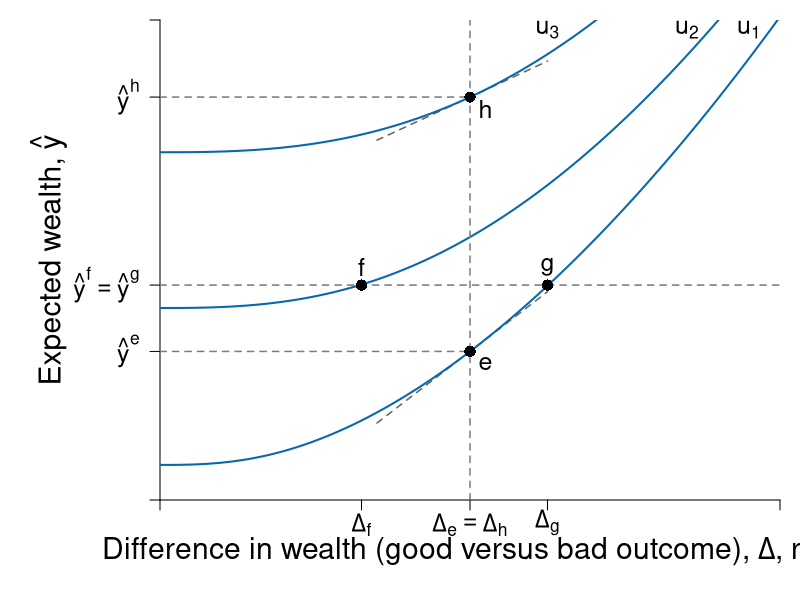

Generate this figure with R:
#' Graph Designer: Scott Cohn
#' Authors: Bowles and Halliday
#' Title: Coordination, Conflict and Competition: A Text in Microeconomics

# TODO Add points and labels 
# TODO Add tangets at points

library("shape")

pdf(file = "risk/risk_averse_dara_c.pdf", width = 9, height = 7)

# Set parameters for graphics
axislabelsize <- 1.8
labelsize <- 1.5
namesize <- 1.8
annotatesize <- 1.5
graphlinewidth <- 2
segmentlinewidth <- 1.5

COL <- c("#7fc97f", "#beaed4", "#fdc086", "#ffff99", "#386cb0", "#f0027f", "#bf5b17", "#666666")
COLA <- c("#e0f3db", "#99d8c9","#66c2a4","#41ae76", "#238b45", "#005824")
COLB <- c("#c6dbef", "#4eb3d3", "#2b8cbe", "#0868ac","#084081")
COLC <- c("#fcfbfd", "#efedf5", "#dadaeb", "#bcbddc", "#9e9ac8", "#807dba", "#6a51a3", "#54278f", "#3f007d")
grays <- gray.colors(25, start = 1, end = 0, alpha = 1)

a <- c(2, 4, 6)
par(mar =  c(5, 8, 1, 1))
xlims <- c(0, 10)
ylims <- c(0, 40)


u <- function(y, delta, a = 3.5, b = 0.1, c = 2){
  y^a - b * delta^c
}

indiff <- function(u, delta, a = 1.5, b = 0.5, c = 4){
  (u + b * delta^c )^(1/a)
}

slopeA <- function(g, slope1 = 0.25, slope2 = 0.08){
  slope1 + 2*slope2*g
}

indiffA2 <- function(g, intercept = 7.8, slope1 = 0.25, slope2 = 0.055){
  intercept  + slope1*g + slope2*g^2
}

slopeA2 <- function(g, slope1 = 0.25, slope2 = 0.055){
  slope1 + 2*slope2*g
}


slopeA3 <- function(g, slope1 = 0.25, slope2 = 0.01){
  slope1 + 2*slope2*g
}

tangentline <- function(b, m, x){
  m*x + b
}

#Plot command 
plot(0, 0, xlim = xlims, ylim = ylims, 
     type = "n",
     xlab = expression(paste("")),
     ylab = expression(paste("")), 
     axes = FALSE,
     cex.lab = axislabelsize, 
     bty = "n", 
     xaxs = "i", 
     yaxs = "i"
)

y1 <- indiff(5, 0.5*xlims[2], c = 2.7)
y2 <- indiff(64, 0.5*xlims[2], c = 2.7) - 4
y3 <- indiff(156, 0.5*xlims[2], c = 2.7)

ticksx <- c(0, 0.325*xlims[2], 0.5*xlims[2], 0.625*xlims[2], xlims[2])
xlabels <- c(NA, expression(paste(Delta[f])), expression(paste(Delta[e] == Delta[h])), expression(paste(Delta[g])), NA)
ticksy <- c(0, y1, y2, y3, ylims[2])
ylabels <- c(NA, expression(paste(hat(y)^{e})), expression(paste(hat(y)^{f} == hat(y)^{g})), expression(paste(hat(y)^{h})), NA)

axis(1, at = ticksx, pos = 0, labels = xlabels, cex.axis = labelsize)
axis(2, at = ticksy, pos = 0, labels = ylabels, las = 1, cex.axis = labelsize)

#Axis labels and draw linear utility function
mtext(expression(paste("Difference in wealth (good versus bad outcome), ", Delta, ", risk")), side = 1, line = 2.5, cex = axislabelsize)
text(-1.8, 0.5*ylims[2], expression(paste("Expected wealth, ", hat(y))), xpd = TRUE, cex = axislabelsize, srt = 90) 

npts <- 500 
xx1 <- seq(xlims[1], xlims[2], length.out = npts)
xx2 <- seq(0.5*xlims[2] - 1.5, 0.5*xlims[2] + 1.25, length.out = npts)

# tangent lines
lines(xx2, tangentline(x = xx2, m = 3.97626, b = -7.500294), col = grays[22], lwd = segmentlinewidth, lty = 2)
lines(xx2, tangentline(x = xx2, m = 2.39591, b = 21.5975), col = grays[22], lwd = segmentlinewidth, lty = 2)

# util curves
for (u in c(5, 64, 156) ) {
  lines(xx1, indiff(u, xx1, c = 2.7), col = COLB[4], lwd = graphlinewidth, lty = 1)  
}

# vertical delta segment
segments(0.5*xlims[2], 0, 0.5*xlims[2], ylims[2], col = grays[20], lwd = segmentlinewidth, lty = 2)

# horizontal segments
segments(0, y1, 0.5*xlims[2], y1, col = grays[20], lwd = segmentlinewidth, lty = 2)
segments(0, y2, indiff(5, 0.75*xlims[2], c = 2.7), y2, col = grays[20], lwd = segmentlinewidth, lty = 2)
segments(0, y3, 0.5*xlims[2], y3, col = grays[20], lwd = segmentlinewidth, lty = 2)

# points
points(0.5*xlims[2], y1, pch = 16, col = "black", cex = 1.5)
points(0.325*xlims[2], y2, pch = 16, col = "black", cex = 1.5)
points(0.625*xlims[2], y2, pch = 16, col = "black", cex = 1.5)
points(0.5*xlims[2], y3, pch = 16, col = "black", cex = 1.5)

# label points
text(0.5*xlims[2] + 0.25, y1 - 1, expression(paste(e)), cex = labelsize)
text(0.325*xlims[2], y2 + 1.5, expression(paste(f)), cex = labelsize)
text(0.625*xlims[2], y2 + 1.5, expression(paste(g)), cex = labelsize)
text(0.5*xlims[2] + 0.25, y3 - 1, expression(paste(h)), cex = labelsize)

# label indiff
text(0.95*xlims[2], 0.98*ylims[2], expression(paste(u[1])), cex = labelsize)
text(0.85*xlims[2], 0.98*ylims[2], expression(paste(u[2])), cex = labelsize)
text(0.625*xlims[2], 0.98*ylims[2], expression(paste(u[3])), cex = labelsize)

dev.off() 
